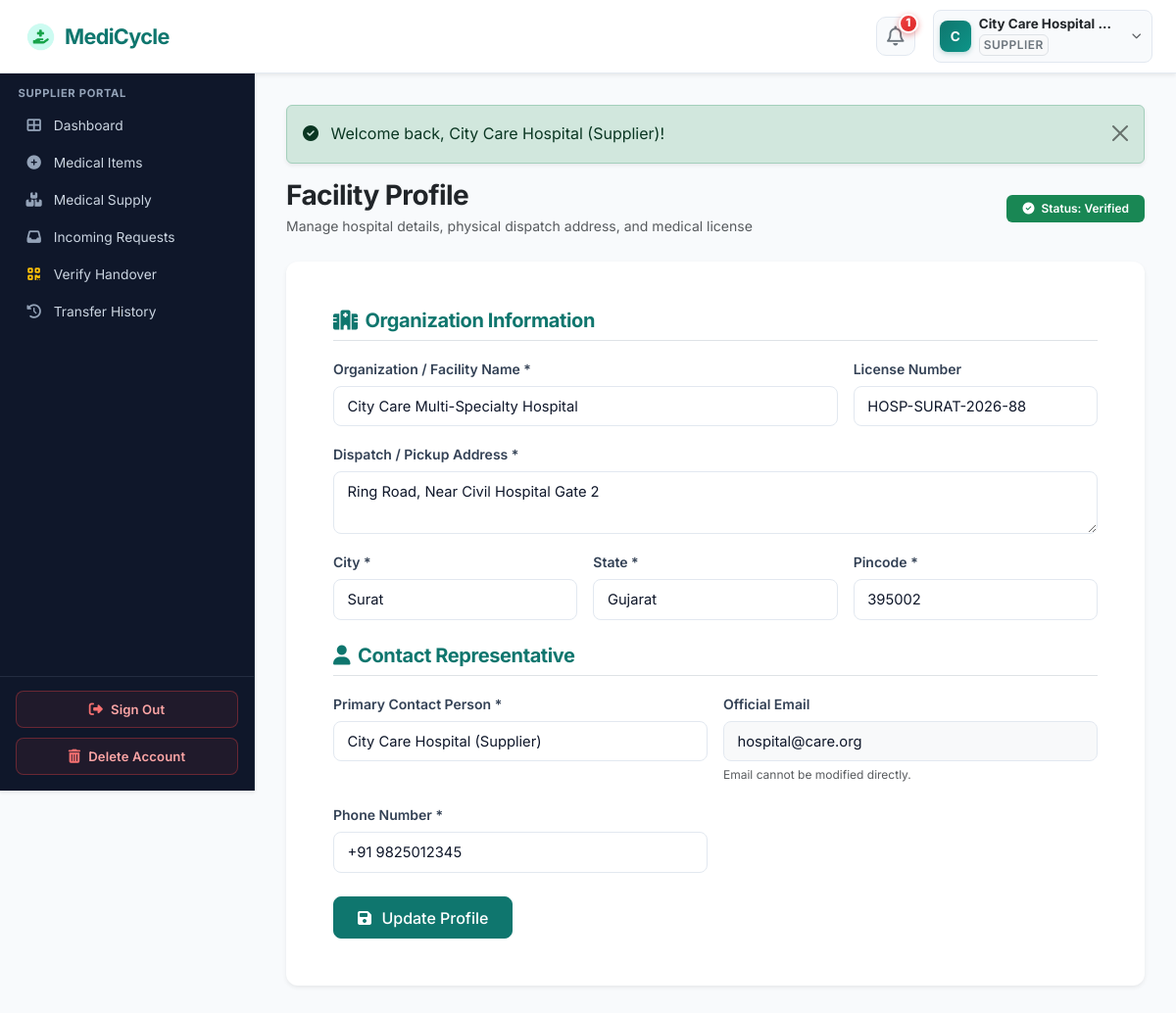
The page /supplier/profile.php (signed in) on the database its author committed.
### tables this page shows
CREATE TABLE `organizations` (
  `id` int(11) NOT NULL AUTO_INCREMENT,
  `user_id` int(11) NOT NULL,
  `organization_name` varchar(150) NOT NULL,
  `organization_type` varchar(100) NOT NULL,
  `license_number` varchar(100) DEFAULT NULL,
  `address` text NOT NULL,
  `city` varchar(100) NOT NULL,
  `state` varchar(100) NOT NULL,
  `pincode` varchar(20) NOT NULL,
  `verification_status` enum('pending','verified','rejected') DEFAULT 'pending',
  `verification_notes` text DEFAULT NULL,
  `created_at` timestamp NOT NULL DEFAULT current_timestamp(),
  `updated_at` timestamp NOT NULL DEFAULT current_timestamp() ON UPDATE current_timestamp(),
  PRIMARY KEY (`id`),
  KEY `fk_org_user` (`user_id`),
  KEY `idx_org_city` (`city`),
  KEY `idx_org_status` (`verification_status`),
  CONSTRAINT `fk_org_user` FOREIGN KEY (`user_id`) REFERENCES `users` (`id`) ON DELETE CASCADE
);

CREATE TABLE `users` (
  `id` int(11) NOT NULL AUTO_INCREMENT,
  `name` varchar(100) NOT NULL,
  `email` varchar(100) NOT NULL,
  `password` varchar(255) NOT NULL,
  `phone` varchar(20) NOT NULL,
  `role` enum('admin','supplier','ngo','delivery') NOT NULL,
  `email_verified` tinyint(1) DEFAULT 1,
  `status` enum('active','inactive','suspended','pending') DEFAULT 'active',
  `created_at` timestamp NOT NULL DEFAULT current_timestamp(),
  `updated_at` timestamp NOT NULL DEFAULT current_timestamp() ON UPDATE current_timestamp(),
  PRIMARY KEY (`id`),
  UNIQUE KEY `email` (`email`),
  KEY `idx_user_role` (`role`),
  KEY `idx_user_status` (`status`)
);

### includes/auth.php (called while the page is built, shortened)
<?php
require_once __DIR__ . '/session.php';
function require_login(?string $redirectTo = null): void {
    if (!is_logged_in() || current_user() === null) {
        $target = $redirectTo ?? ($_SERVER['REQUEST_URI'] ?? '');
        set_flash('warning', 'Please sign in to access this area.');
        header('Location: ' . BASE_URL . '/login.php?redirect=' . urlencode($target));
        exit;
    }
}
function require_role(string|array $allowed_roles): void {
    require_login();
}

### includes/functions.php (called while the page is built, shortened)
<?php
function e($string) {
    return htmlspecialchars((string)($string ?? ''), ENT_QUOTES, 'UTF-8');
}
function get_unread_notifications_count($pdo, $user_id) {
    try {
        $stmt = $pdo->prepare("SELECT COUNT(*) FROM notifications WHERE user_id = ? AND is_read = 0");
        $stmt->execute([$user_id]);
        return (int)$stmt->fetchColumn();
    } catch (PDOException $e) {
        return 0;
    }
}

### supplier/profile.php (the view, shortened to what this page needs)
<?php
require_once __DIR__ . '/../config/config.php';
require_once __DIR__ . '/../includes/auth.php';
require_role('supplier');
$userId = $_SESSION['user_id'];
$stmt = $pdo->prepare("SELECT u.name, u.email, u.phone, o.*
                       FROM users u
                       LEFT JOIN organizations o ON u.id = o.user_id
                       WHERE u.id = ? LIMIT 1");
$stmt->execute([$userId]);
$profile = $stmt->fetch();
include __DIR__ . '/../includes/header.php';
include __DIR__ . '/../includes/navbar.php';
?>
<div class="app-container">
    <?php include __DIR__ . '/../includes/sidebar.php'; ?>
    <div class="app-content">
        <?php echo render_flash_messages(); ?>
        <div class="d-flex justify-content-between align-items-center mb-4">
            <div>
                <h3 class="fw-bold text-dark mb-1">Facility Profile</h3>
                <p class="text-muted small mb-0">Manage hospital details, physical dispatch address, and medical license</p>
            </div>
            <div>
                <span class="badge bg-success px-3 py-2">
                    <i class="fas fa-check-circle me-1"></i> Status: <?php echo ucfirst(e($profile['verification_status'] ?? 'verified')); ?>
                </span>
            </div>
        </div>
        <div class="card border-0 shadow-sm">
            <div class="card-body p-4 p-md-5">
                <form action="<?php echo BASE_URL; ?>/supplier/profile.php" method="POST" class="needs-validation" novalidate>
                    <h5 class="fw-bold text-teal border-bottom pb-2 mb-3"><i class="fas fa-hospital me-2"></i>Organization Information</h5>
                    <div class="row g-3 mb-4">
                        <div class="col-md-8">
                            <label for="org_name" class="form-label small fw-semibold">Organization / Facility Name *</label>
                            <input type="text" class="form-control" id="org_name" name="org_name" value="<?php echo e($profile['organization_name'] ?? ''); ?>" required>
                        </div>
                        <div class="col-md-4">
                            <label for="license_number" class="form-label small fw-semibold">License Number</label>
                            <input type="text" class="form-control" id="license_number" name="license_number" value="<?php echo e($profile['license_number'] ?? ''); ?>">
                        </div>
                        <div class="col-12">
                            <label for="address" class="form-label small fw-semibold">Dispatch / Pickup Address *</label>
                            <textarea class="form-control" id="address" name="address" rows="2" required><?php echo e($profile['address'] ?? ''); ?></textarea>
                        </div>
                        <div class="col-md-4">
                            <label for="city" class="form-label small fw-semibold">City *</label>
                            <input type="text" class="form-control" id="city" name="city" value="<?php echo e($profile['city'] ?? ''); ?>" required>
                        </div>
                        <div class="col-md-4">
                            <label for="state" class="form-label small fw-semibold">State *</label>
                            <input type="text" class="form-control" id="state" name="state" value="<?php echo e($profile['state'] ?? ''); ?>" required>
                        </div>
                        <div class="col-md-4">
                            <label for="pincode" class="form-label small fw-semibold">Pincode *</label>
                            <input type="text" class="form-control" id="pincode" name="pincode" value="<?php echo e($profile['pincode'] ?? ''); ?>" required>
                        </div>
                    </div>
                    <h5 class="fw-bold text-teal border-bottom pb-2 mb-3"><i class="fas fa-user me-2"></i>Contact Representative</h5>
                    <div class="row g-3 mb-4">
                        <div class="col-md-6">
                            <label for="name" class="form-label small fw-semibold">Primary Contact Person *</label>
                            <input type="text" class="form-control" id="name" name="name" value="<?php echo e($profile['name']); ?>" required>
                        </div>
                        <div class="col-md-6">
                            <label class="form-label small fw-semibold">Official Email</label>
                            <input type="email" class="form-control bg-light" value="<?php echo e($profile['email']); ?>" readonly disabled>
                            <small class="text-muted" style="font-size:0.75rem;">Email cannot be modified directly.</small>
                        </div>
                        <div class="col-md-6">
                            <label for="phone" class="form-label small fw-semibold">Phone Number *</label>
                            <input type="tel" class="form-control" id="phone" name="phone" value="<?php echo e($profile['phone']); ?>" required>
                        </div>
                    </div>
                    <button type="submit" class="btn btn-primary px-4">
                        <i class="fas fa-save me-1"></i> Update Profile
                    </button>
                </form>
            </div>
        </div>
    </div>
</div>
<?php include __DIR__ . '/../includes/footer.php'; ?>

### includes/navbar.php (shortened to what this page needs)
<?php
require_once __DIR__ . '/auth.php';
$currentUser = current_user();
$unreadNotifCount = 0;
if ($currentUser && isset($pdo)) {
    $unreadNotifCount = get_unread_notifications_count($pdo, $currentUser['id']);
}
$inPortal = (bool)preg_match('#/(supplier|ngo|delivery)/#i', $_SERVER['PHP_SELF'] ?? '');
?>
<nav class="navbar navbar-expand-lg navbar-medicycle sticky-top shadow-sm">
    <div class="container-fluid px-2 px-sm-3 px-lg-4 d-flex align-items-center justify-content-between">
        <a class="navbar-brand d-flex align-items-center gap-2" href="<?php echo BASE_URL; ?>/index.php">
            <img src="<?php echo BASE_URL; ?>/assets/images/logo-icon.png" width="34" height="34" alt="MediCycle" class="rounded-circle shadow-xs" style="object-fit: cover;">
            <span class="fw-bold tracking-tight text-teal" style="color: #0f766e;">MediCycle</span>
        </a>
        <?php if ($inPortal): ?>
            <div class="d-flex align-items-center gap-1 gap-sm-2 gap-md-3">
                <div class="dropdown position-relative">
                    <button type="button" class="btn notif-icon-btn position-relative" id="notifDropdown" aria-expanded="false" title="Notifications" onclick="togglePortalDropdown('notifDropdownMenu', event)">
                        <i class="far fa-bell fs-5 text-secondary"></i>
                        <?php if ($unreadNotifCount > 0): ?>
                            <span class="notif-pulse-badge">
                                <?php echo $unreadNotifCount; ?>
                            </span>
                        <?php endif; ?>
                    </button>
                </div>
                <?php
                $displayName = $currentUser['name'] ?? ($_SESSION['user_name'] ?? 'User');
                $displayRole = $currentUser['role'] ?? ($_SESSION['role'] ?? '');
                ?>
                <div class="dropdown position-relative">
                    <button type="button" class="btn user-profile-capsule d-flex align-items-center gap-1 gap-sm-2 text-dark shadow-2xs" id="userDropdown" aria-expanded="false" onclick="togglePortalDropdown('userDropdownMenu', event)">
                        <div class="user-avatar-circle">
                            <?php echo strtoupper(substr($displayName, 0, 1)); ?>
                        </div>
                        <div class="text-start pe-1 user-profile-info">
                            <span class="d-block fw-bold text-dark leading-tight user-profile-name"><?php echo e($displayName); ?></span>
                            <?php if ($displayRole): ?>
                                <span class="badge text-uppercase text-secondary bg-light border p-1 user-profile-role d-none d-sm-inline-block"><?php echo strtoupper(e($displayRole)); ?></span>
                            <?php endif; ?>
                        </div>
                        <i class="fas fa-chevron-down text-muted small ms-1" style="font-size:0.62rem;"></i>
                    </button>
                </div>
            </div>
        <?php endif; ?>
    </div>
</nav>

### includes/sidebar.php (shortened to what this page needs)
<?php
$currentUser = current_user();
$currentScript = basename($_SERVER['PHP_SELF']);
$currentDir = basename(dirname($_SERVER['PHP_SELF']));
if (!function_exists('is_active_link')) {
    function is_active_link($script, $dir = null) {
        global $currentScript, $currentDir;
        return ($currentScript === $script) ? 'active' : '';
    }
}
$userRole = $currentUser['role'] ?? ($_SESSION['role'] ?? '');
?>
<aside class="app-sidebar shadow-sm">
    <div class="sidebar-heading">
        <?php echo strtoupper(e($userRole)); ?> PORTAL
    </div>
    <ul class="nav flex-column mb-auto">
        <?php if ($userRole === 'supplier'): ?>
            <li class="nav-item">
                <a class="nav-link <?php echo is_active_link('dashboard.php', 'supplier'); ?>" href="<?php echo BASE_URL; ?>/supplier/dashboard.php">
                    <i class="fas fa-th-large"></i> Dashboard
                </a>
            </li>
            <li class="nav-item">
                <a class="nav-link <?php echo is_active_link('add-supply.php', 'supplier'); ?>" href="<?php echo BASE_URL; ?>/supplier/add-supply.php">
                    <i class="fas fa-plus-circle"></i> Medical Items
                </a>
            </li>
            <li class="nav-item">
                <a class="nav-link <?php echo is_active_link('inventory.php', 'supplier'); ?>" href="<?php echo BASE_URL; ?>/supplier/inventory.php">
                    <i class="fas fa-boxes-stacked"></i> Medical Supply
                </a>
            </li>
            <li class="nav-item">
                <a class="nav-link <?php echo is_active_link('requests.php', 'supplier'); ?>" href="<?php echo BASE_URL; ?>/supplier/requests.php">
                    <i class="fas fa-inbox"></i> Incoming Requests
                </a>
            </li>
            <li class="nav-item">
                <a class="nav-link <?php echo is_active_link('verify-handover.php', 'supplier'); ?>" href="<?php echo BASE_URL; ?>/supplier/verify-handover.php">
                    <i class="fas fa-qrcode text-warning"></i> Verify Handover
                </a>
            </li>
            <li class="nav-item">
                <a class="nav-link <?php echo is_active_link('history.php', 'supplier'); ?>" href="<?php echo BASE_URL; ?>/supplier/history.php">
                    <i class="fas fa-history"></i> Transfer History
                </a>
            </li>
        <?php endif; ?>
    </ul>
    <div class="sidebar-footer mt-auto d-none d-lg-flex">
        <button type="button" class="btn-sidebar-signout" onclick="openSignOutModal(event)">
            <i class="fas fa-sign-out-alt"></i>
            <span>Sign Out</span>
        </button>
        <button type="button" class="btn-sidebar-delete" data-bs-toggle="modal" data-bs-target="#deleteAccountModal">
            <i class="fas fa-trash-can"></i>
            <span>Delete Account</span>
        </button>
    </div>
</aside>

### rows shown on the page
organizations: user.name "C", user.name "City Care Hospital…", user.role "SUPPLIER", verification_status "Verified", org_name "City Care Multi-Specialty Hospital", license_number "HOSP-SURAT-2026-88", address "Ring Road, Near Civil Hospital Gate 2", city "Surat", state "Gujarat", pincode "395002", name "City Care Hospital (Supplier)", user.email "hospital@care.org", phone "+91 9825012345"

### other values the page prints
$unreadNotifCount "1"
$message "Welcome back, City Care Hospital (Supplier)!"
